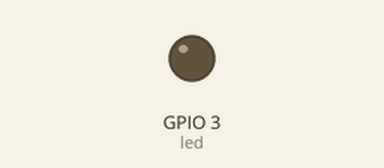
Simulated run of this sketch. Board: ESP32. On the bench: output pins drawn as LEDs (lit = HIGH). What the sketch prints to the serial monitor is not drawn.

Above: at 0.15 s.
Timing chart, 0 to 40.0 s (numbered marks = the images above):
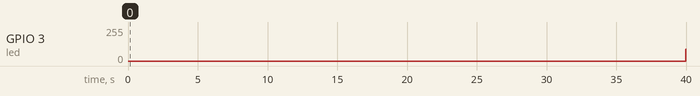

The sketch:

simple_pwm.ino
```cpp
int led = 3;
int level = 0;
int steps = 1;

// Initial setup to run once
void setup() {
  pinMode(led, level);
}

// Main loop to run repeatedly
void loop() {
  Serial.printf("Current brightness: %d\n", level);

  analogWrite(led, level);
  level += steps;

  if (level == 0 || level == 255) {
    steps = -steps;
  }

  delay(5);
}
```

Measured:
- by itself, GPIO 3 (led): 0/255 → 87/255 at 40.0 s
